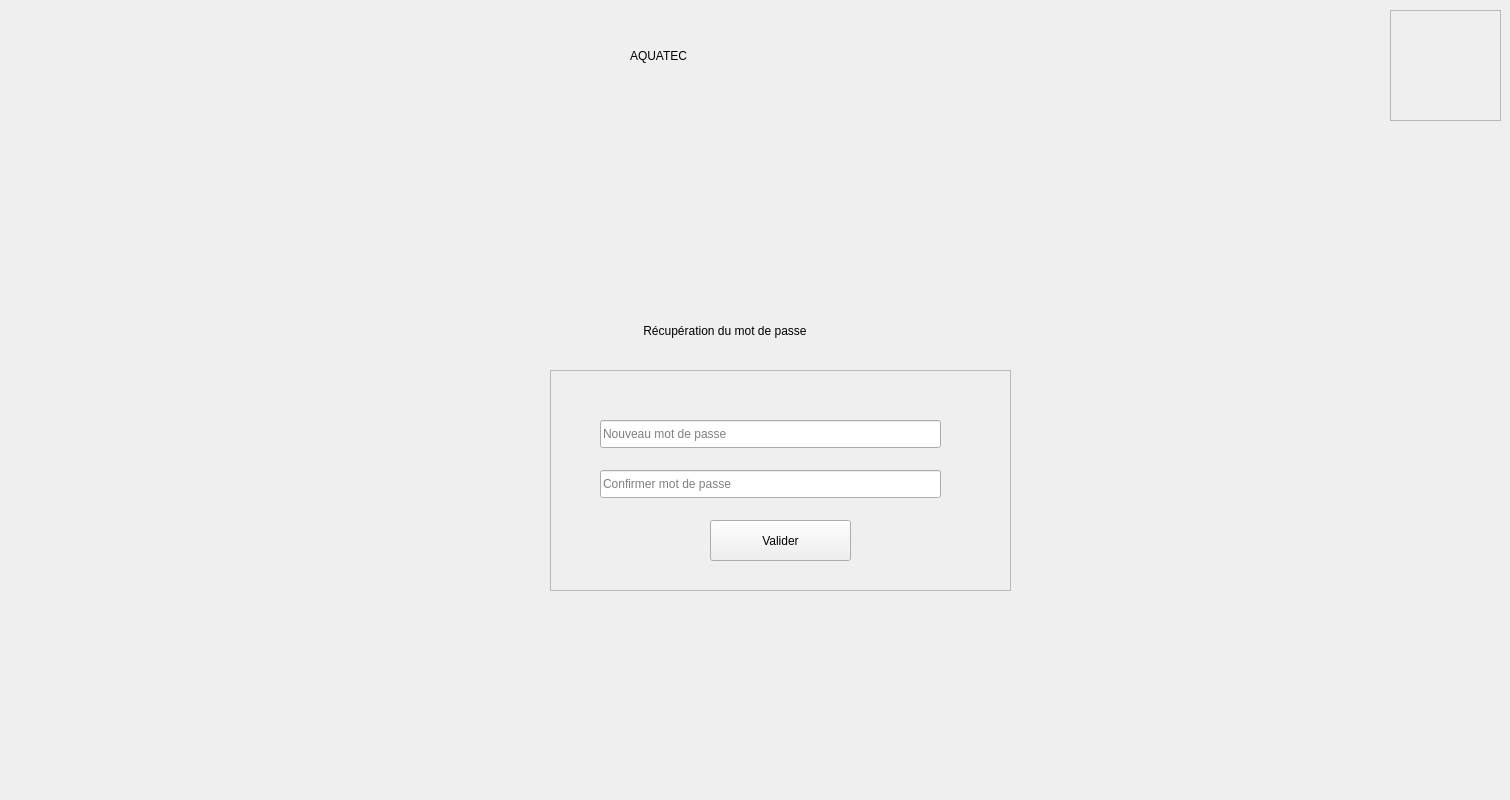
    <widget class="QWidget" name="Nmdpb">
     <widget class="QFrame" name="frame_7b">
      <property name="geometry">
       <rect>
        <x>550</x>
        <y>370</y>
        <width>461</width>
        <height>221</height>
       </rect>
      </property>
      <property name="frameShape">
       <enum>QFrame::Shape::StyledPanel</enum>
      </property>
      <property name="frameShadow">
       <enum>QFrame::Shadow::Raised</enum>
      </property>
      <widget class="QLineEdit" name="lineEdit_10b">
       <property name="geometry">
        <rect>
         <x>50</x>
         <y>50</y>
         <width>341</width>
         <height>28</height>
        </rect>
       </property>
       <property name="placeholderText">
        <string>Nouveau mot de passe</string>
       </property>
      </widget>
      <widget class="QPushButton" name="pushButton_16b">
       <property name="geometry">
        <rect>
         <x>160</x>
         <y>150</y>
         <width>141</width>
         <height>41</height>
        </rect>
       </property>
       <property name="text">
        <string>Valider</string>
       </property>
      </widget>
      <widget class="QLineEdit" name="lineEdit_11b">
       <property name="geometry">
        <rect>
         <x>50</x>
         <y>100</y>
         <width>341</width>
         <height>28</height>
        </rect>
       </property>
       <property name="placeholderText">
        <string>Confirmer mot de passe</string>
       </property>
      </widget>
     </widget>
     <widget class="QLabel" name="label_12b">
      <property name="geometry">
       <rect>
        <x>610</x>
        <y>310</y>
        <width>341</width>
        <height>41</height>
       </rect>
      </property>
      <property name="text">
       <string>          Récupération du mot de passe</string>
      </property>
     </widget>
     <widget class="QPushButton" name="pushButton_19b">
      <property name="geometry">
       <rect>
        <x>0</x>
        <y>740</y>
        <width>81</width>
        <height>51</height>
       </rect>
      </property>
      <property name="styleSheet">
       <string notr="true">image: url(:/res/en-arriere.png);
background-color:transparent;
border:none</string>
      </property>
      <property name="text">
       <string/>
      </property>
     </widget>
     <widget class="QFrame" name="frame_4b_2">
      <property name="geometry">
       <rect>
        <x>1390</x>
        <y>10</y>
        <width>111</width>
        <height>111</height>
       </rect>
      </property>
      <property name="frameShape">
       <enum>QFrame::Shape::StyledPanel</enum>
      </property>
      <property name="frameShadow">
       <enum>QFrame::Shadow::Raised</enum>
      </property>
     </widget>
     <widget class="QLabel" name="label_b_6">
      <property name="geometry">
       <rect>
        <x>630</x>
        <y>10</y>
        <width>351</width>
        <height>91</height>
       </rect>
      </property>
      <property name="text">
       <string>AQUATEC</string>
      </property>
     </widget>
     <widget class="QLabel" name="label_2b_4">
      <property name="geometry">
       <rect>
        <x>520</x>
        <y>340</y>
        <width>71</width>
        <height>71</height>
       </rect>
      </property>
      <property name="styleSheet">
       <string notr="true">image: url(:/res/user (1).png);</string>
      </property>
      <property name="text">
       <string/>
      </property>
     </widget>
    </widget>
